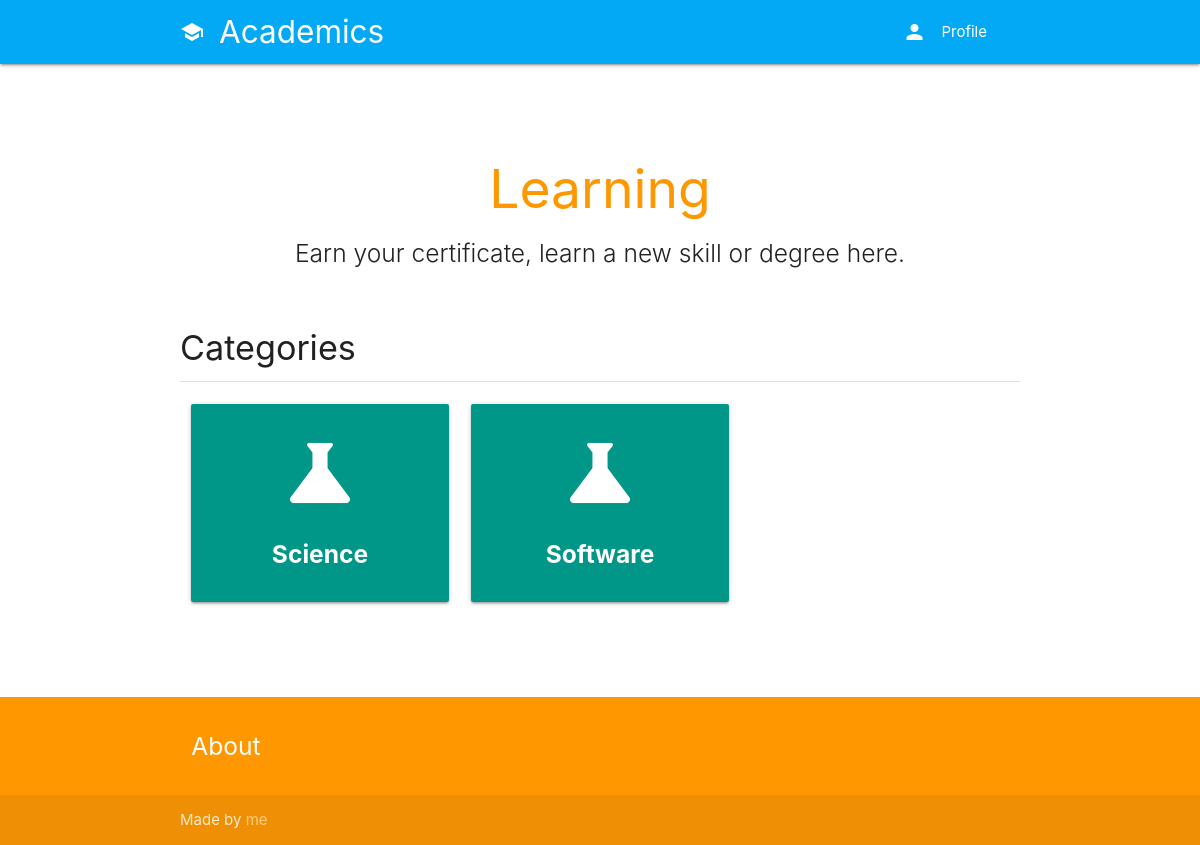
Before: /course/categories/ with the older database file.
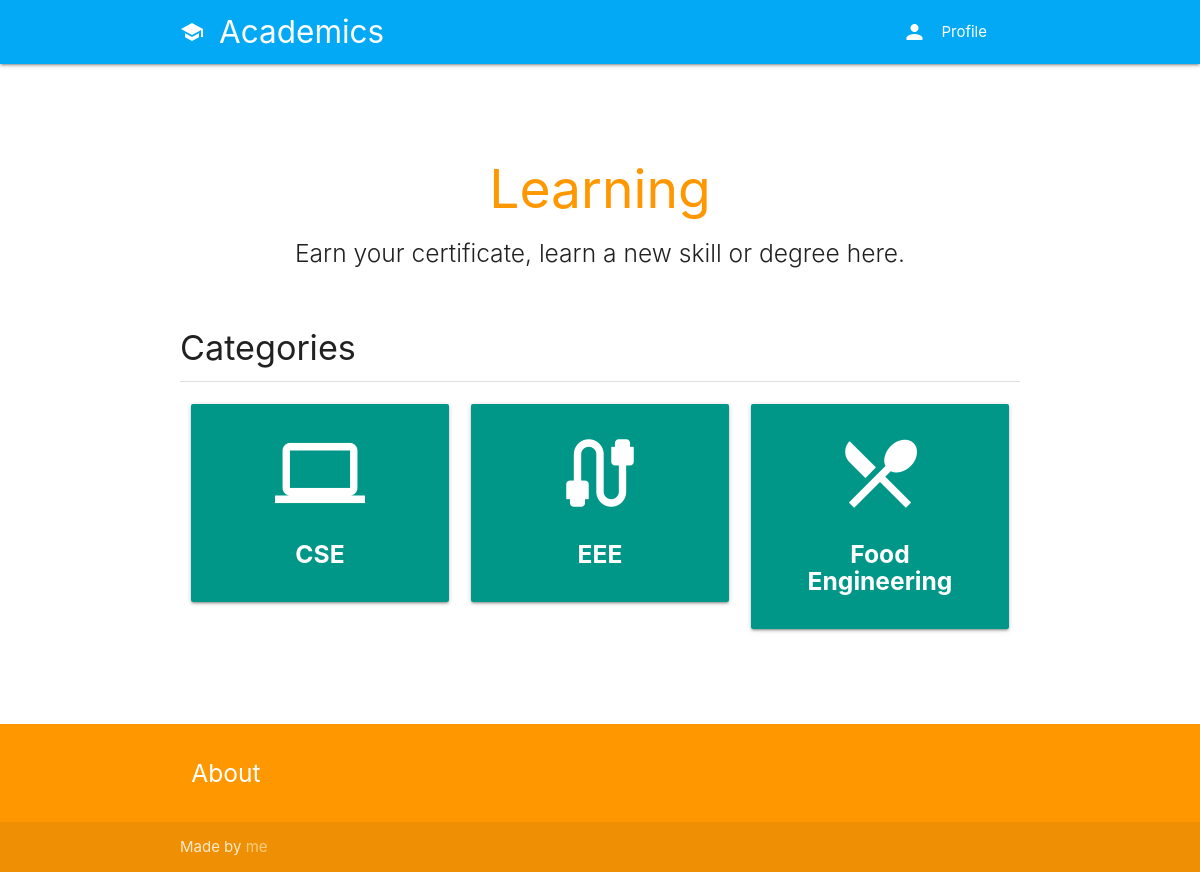
After: the same page with the newer database file.
### classroom/models.py (models this page shows, shortened)
class Category(models.Model):
	title = models.CharField(max_length=100, verbose_name='Title')
	icon = models.CharField(max_length=100, verbose_name='Icon', default='article')
	slug = models.SlugField(unique=True)

### classroom/views.py (the view)
# urls.py: path('categories/', Categories, name='categories'),
def Categories(request):
	categories = Category.objects.all()
	context = {
		'categories': categories
	}
	return render(request, 'classroom/categories.html', context)

### authy/views.py (called while the page is built)
def SideNavInfo(request):
	user = request.user
	nav_profile = None
	if user.is_authenticated:
		nav_profile = Profile.objects.get(user=user)
	return {'nav_profile': nav_profile}

### direct/views.py (called while the page is built)
def CheckDirects(request):
    directs_count = 0
    if request.user.is_authenticated:
        directs_count = Message.objects.filter(user=request.user, is_read=False).count()
    return {'directs_count': directs_count}

### student_portal/templates/classroom/categories.html
{% extends 'base.html' %}
{% load static %}
{% block banner %}
<div class="section no-pad-bot" id="index-banner">
	<div class="container">
		<br><br>
		<h2 class="header orange-text center">Learning</h2>
		<h5 class="header col s12 light center"> Earn your certificate, learn a new skill or degree here.</h5>
	</div>
</div>
{% endblock %}
{% block content %}
<div class="section">
	<h4>Categories</h4>
	<div class="divider"></div>
</div>
<div class="row">
{% for category in categories %}
    <div class="col s12 m4">
      <a href="{% url 'category-courses' category.slug %}">
      <div class="card-panel teal center-align white-text">
        <i class="material-icons large">{{ category.icon }}</i>
        <h5><b>{{ category.title }}</b></h5>
      </div>
      </a>
    </div>
{% endfor %}
</div>
{% endblock %}

### student_portal/templates/base.html (shortened to what this page needs)
{% load static %}
<!DOCTYPE html>
<html lang="en">
  <head>
    <link
      href="{% static 'css/materialize.css' %}"
      type="text/css"
      rel="stylesheet"
      media="screen,projection"
    />
    <link
      href="{% static 'css/style.css' %}"
      type="text/css"
      rel="stylesheet"
      media="screen,projection"
    />
  </head>
  <body>
    <nav class="light-blue" role="navigation">
      <div class="nav-wrapper container">
        <a href="{% url 'index' %}" class="brand-logo"
          ><i class="material-icons">school</i>Academics</a
        >
        <ul class="right hide-on-med-and-down">
          <li>
            <a
              href="#"
              data-target="slide-out"
              class="sidenav-trigger show-on-large"
              ><i class="material-icons left">person</i>Profile</a
            >
          </li>
        </ul>
      </div>
    </nav>
    {% block banner %} {% endblock %}
    <div class="container">
      <div class="section">{% block content %} {% endblock %}</div>
    </div>
    <br />
    <br />
    <footer class="page-footer orange">
      <div class="container">
        <div class="row">
          <div class="col l6 s12">
            <h5 class="white-text">About</h5>
          </div>
          <div class="col l3 s12">
          </div>
          <div class="col l3 s12">
          </div>
        </div>
      </div>
      <div class="footer-copyright">
        <div class="container">
          Made by
          <a
            class="orange-text text-lighten-3"
            href="https://www.facebook.com/imsnto"
            >me</a
          >
        </div>
      </div>
    </footer>
  </body>
</html>

Changed rows visible on the page:
removed Category: title "Science"
removed Category: title "Software"
added Category: title "CSE"
added Category: title "EEE"
added Category: title "Food Engineering"
